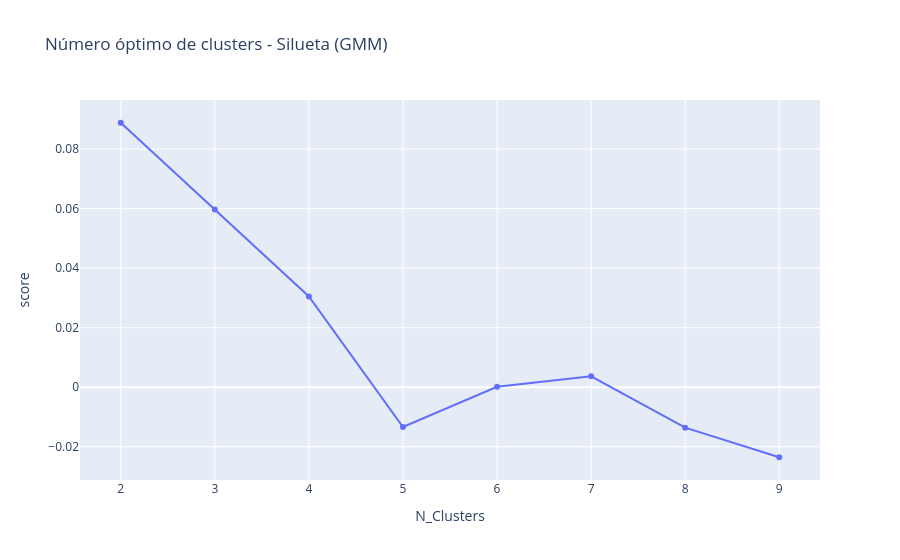

The cell this chart's notebook holds for it:
### Markdown cell above
### GMM con PCA

### Code cell
score_silueta(data_pca_optimo,2,10,model_type="gmm")

### Figure 1 — Plotly figure (JSON) as saved in the notebook; plotly's stock layout.template omitted (floating-point values rounded to 4 significant figures)
{"data": [{"hovertemplate": "N_Clusters=%{x}<br>score=%{y}<extra></extra>", "legendgroup": "", "line": {"color": "#636efa", "dash": "solid"}, "marker": {"symbol": "circle"}, "mode": "lines+markers", "name": "", "orientation": "v", "showlegend": false, "type": "scatter", "x": [2, 3, 4, 5, 6, 7, 8, 9], "xaxis": "x", "y": [0.08882, 0.05965, 0.03048, -0.01338, 0.0001323, 0.003642, -0.01359, -0.02353], "yaxis": "y"}], "layout": {"legend": {"tracegroupgap": 0}, "title": {"text": "Número óptimo de clusters - Silueta (GMM)"}, "xaxis": {"anchor": "y", "domain": [0, 1], "title": {"text": "N_Clusters"}}, "yaxis": {"anchor": "x", "domain": [0, 1], "title": {"text": "score"}}}}
